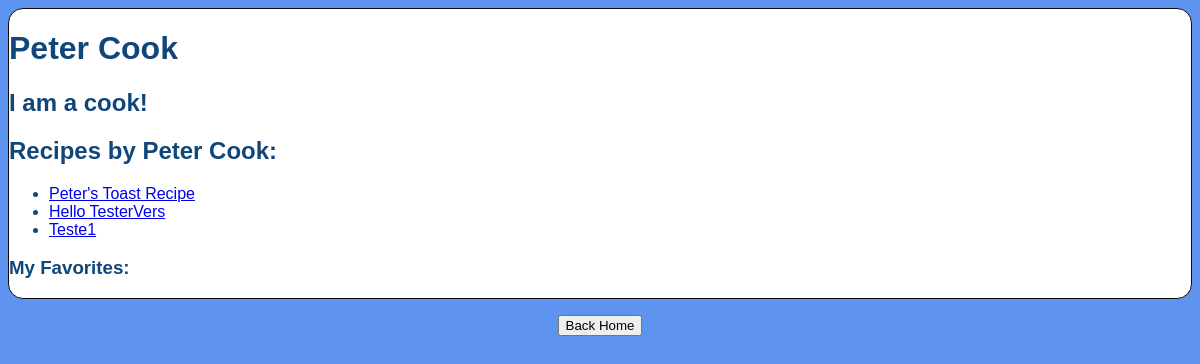
The page /authors/1/ on the database as committed earlier.
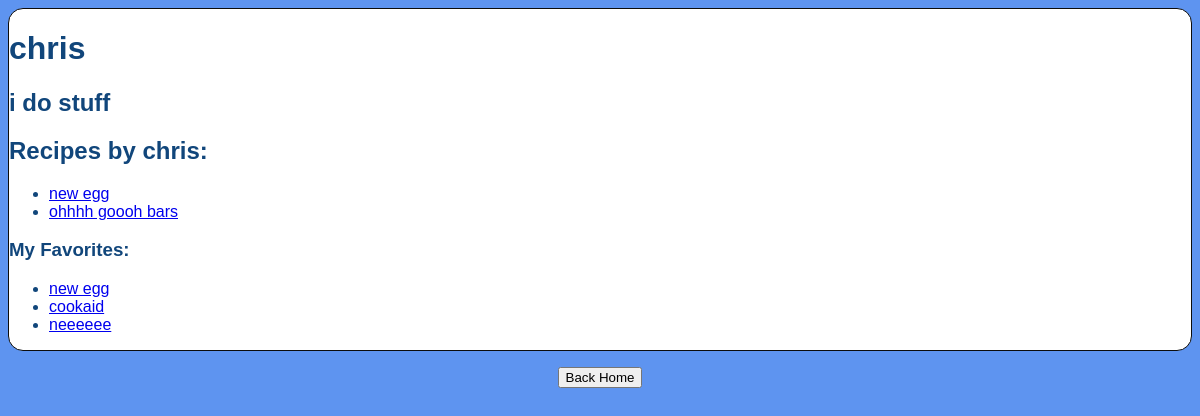
The same page on the database as committed later.
### recipe/models.py (models this page shows, shortened)
class Author(models.Model):
    user = models.OneToOneField(to=User, on_delete=models.CASCADE, default=None)
    name = models.CharField(max_length=50, default=None)
    bio = models.TextField()
    favorite = models.ManyToManyField(
        'RecipeItem',
        related_name='favorite',
        default = None,
        blank=True,
        symmetrical=False
        )

class RecipeItem(models.Model):
    title = models.CharField(max_length=50)
    author = models.ForeignKey(Author, on_delete=models.CASCADE)
    description = models.TextField()
    date = models.DateTimeField(default=timezone.now)
    time = models.CharField(max_length=30)
    instructions = models.TextField()

### recipe/views.py (the view)
# urls.py: path('authors/<int:id>/', views.author_details, name="author_details"),
def author_details(request, id):
    author = Author.objects.get(id=id)
    recipe_data = RecipeItem.objects.all()
    return render(request, "author_details.html", {"author": author, "recipe_data": recipe_data})

### recipe/templates/author_details.html
{% load static %}
<head>
    <link rel="stylesheet" type="text/css" href="{% static 'css/index.css' %}">
</head>
<div class="card">
    <h1>{{ author.name }}</h1>
    <h2>{{ author.bio }}</h2>
    <h2>Recipes by {{ author.name }}:</h2>
    <ul>
        {% for recipe in recipe_data %}
            {% if recipe.author == author %}
                <li><a href="{% url 'recipe_details' id=recipe.id %}"> {{ recipe.title }}</a> </li>
            {% endif %}
        {% endfor %}
    </ul>
    <h3>My Favorites:</h3>
    <ul>
        {% for recipe in author.favorite.all %}
        <li><a href='{% url 'recipe_details' id=recipe.id %}'>{{ recipe.title }}</a></li>
        {% endfor %}
    </ul>
</div>
<p>
  <a href="{% url 'homepage' %}"><button>Back Home</button></a>
</p>

Rows that differ between the two databases and show on the page:
removed RecipeItem: title "Peter's Toast Recipe", shown under "Recipes by Peter Cook:"
no longer on this page (row edited): RecipeItem: title "Hello TesterVers", shown under "Recipes by Peter Cook:"
removed RecipeItem: title "Teste1", shown under "Recipes by Peter Cook:"
changed Author: name "Peter Cook" → "chris"; bio "I am a cook!" → "i do stuff"
now on this page (row edited): RecipeItem: title "new egg"
added RecipeItem: title "ohhhh goooh bars", shown under "Recipes by chris:"
added RecipeItem: title "cookaid", shown under "My Favorites:"
added RecipeItem: title "neeeeee", shown under "My Favorites:"
